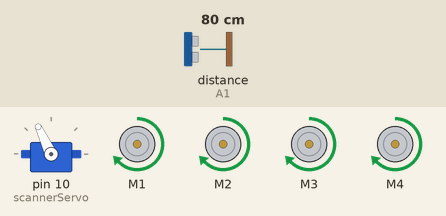
This sketch was run on a simulated Arduino Uno, built with avr-gcc and run on an emulated ATmega328P. Parts: servo, 4 × DC motor (green arrow = forward, orange = backward, longer = faster). The inputs (shaded band) are chosen by the test bench; at power-on: distance to the obstacle (sensor on A1) 80 cm. The echo pulse lasts 58.3 µs per cm.

Above: at 3.9 s.
4.0 s: distance to the obstacle (sensor on A1) set to 17 cm
5.5 s: distance to the obstacle (sensor on A1) set to 14 cm
At 7.1 s:
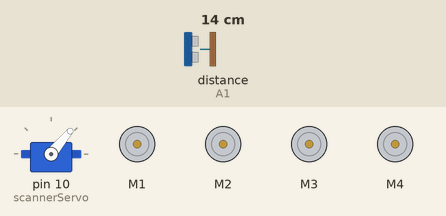
8.5 s: distance to the obstacle (sensor on A1) set to 18 cm
At 8.5 s:
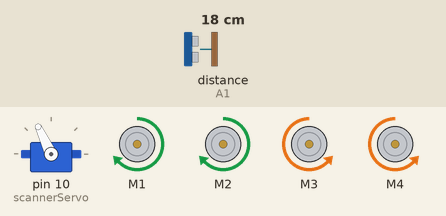
11.0 s: distance to the obstacle (sensor on A1) set to 2 cm
At 13.5 s:
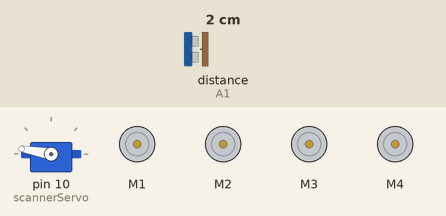
14.0 s: distance to the obstacle (sensor on A1) set to 35 cm
At 14.53 s:
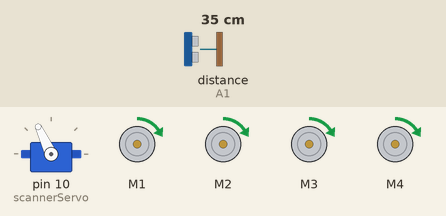
Timing chart, 0 to 17.0 s (numbered marks = the images above; inputs shaded):
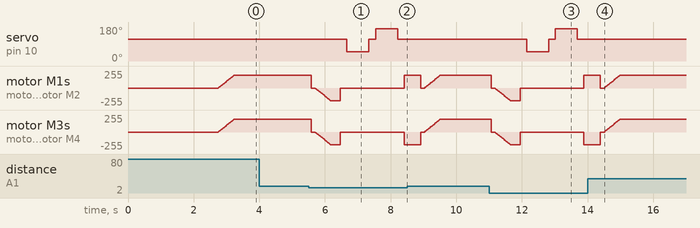

Measured:
- the behaviour switches between 16 and 15 cm on distance to the obstacle (sensor on A1) (found by bisection; images 0 and 1)
- after the input at 4.0 s, every drawn part: stays the same
- after the input at 5.5 s, servo on pin 10 (scannerServo): 115° → 50° after 1.2 s, → 115° 0.67 s later, → 170° 0.20 s later, → 115° 0.67 s later
- after the input at 8.5 s, servo on pin 10 (scannerServo): stays 115° (without the input it goes to 50° after 1.6 s)
- after the input at 11.0 s, servo on pin 10 (scannerServo): 115° → 50° after 1.1 s, → 115° 0.67 s later, → 170° 0.20 s later, → 115° 0.67 s later
- after the input at 14.0 s, servo on pin 10 (scannerServo): stays 115° (without the input it goes to 50° after 1.6 s)

The sketch:

Obstacle_Avoiding_Robot_Firmware.ino
```cpp
/******************************************************************************
 * Project      : Obstacle Avoiding Robot
 * Platform     : Arduino UNO
 * Author       : Ramasamy V
 * Year         : Prefinal Year Project
 *
 * Description:
 * ------------
 * This firmware controls a four-wheel obstacle avoiding robot using an
 * ultrasonic sensor mounted on a servo motor.
 *
 * Working Principle:
 * 1. Robot moves forward continuously.
 * 2. Measures distance using HC-SR04 ultrasonic sensor.
 * 3. If an obstacle is detected within 15 cm:
 *      - Stop
 *      - Move backward
 *      - Scan right
 *      - Scan left
 *      - Compare distances
 *      - Turn towards the direction with more free space
 *      - Continue moving forward
 *
 * Hardware Used:
 * --------------
 * Arduino UNO
 * L293D Motor Shield
 * HC-SR04 Ultrasonic Sensor
 * SG90 Servo Motor
 * 4 DC Geared Motors
 ******************************************************************************/

#include <AFMotor.h>
#include <NewPing.h>
#include <Servo.h>

/*===========================================================================
    Pin Configuration
===========================================================================*/
#define TRIG_PIN       A0
#define ECHO_PIN       A1

/*===========================================================================
    Robot Configuration
===========================================================================*/
#define MAX_DISTANCE   200      // Maximum ultrasonic sensing distance (cm)
#define MAX_SPEED      190      // Motor speed (0 - 255)

/*===========================================================================
    Hardware Objects
===========================================================================*/
NewPing sonar(TRIG_PIN, ECHO_PIN, MAX_DISTANCE);

AF_DCMotor motor1(1, MOTOR12_1KHZ);
AF_DCMotor motor2(2, MOTOR12_1KHZ);
AF_DCMotor motor3(3, MOTOR34_1KHZ);
AF_DCMotor motor4(4, MOTOR34_1KHZ);

Servo scannerServo;

/*===========================================================================
    Global Variables
===========================================================================*/
bool goesForward = false;

int distance = 100;
int speedSet = 0;

/*===========================================================================
    Function Prototypes
===========================================================================*/
int  readPing();
int  lookRight();
int  lookLeft();

void moveForward();
void moveBackward();
void moveStop();

void turnRight();
void turnLeft();

/*===========================================================================
    Setup
===========================================================================*/
void setup()
{
    scannerServo.attach(10);

    // Center the ultrasonic sensor
    scannerServo.write(115);

    delay(2000);

    // Initial distance readings for stable startup
    for (int i = 0; i < 4; i++)
    {
        distance = readPing();
        delay(100);
    }
}

/*===========================================================================
    Main Loop
===========================================================================*/
void loop()
{
    int distanceRight = 0;
    int distanceLeft  = 0;

    delay(40);

    // Obstacle detected
    if (distance <= 15)
    {
        moveStop();
        delay(100);

        moveBackward();
        delay(300);

        moveStop();
        delay(200);

        distanceRight = lookRight();
        delay(200);

        distanceLeft = lookLeft();
        delay(200);

        // Select the direction with greater free space
        if (distanceRight >= distanceLeft)
        {
            turnRight();
        }
        else
        {
            turnLeft();
        }

        moveStop();
    }
    else
    {
        moveForward();
    }

    // Update distance measurement
    distance = readPing();
}

/*===========================================================================
    Scan Right
===========================================================================*/
int lookRight()
{
    scannerServo.write(50);
    delay(500);

    int distance = readPing();

    delay(100);
    scannerServo.write(115);

    return distance;
}

/*===========================================================================
    Scan Left
===========================================================================*/
int lookLeft()
{
    scannerServo.write(170);
    delay(500);

    int distance = readPing();

    delay(100);
    scannerServo.write(115);

    return distance;
}

/*===========================================================================
    Read Ultrasonic Sensor
===========================================================================*/
int readPing()
{
    delay(70);

    int cm = sonar.ping_cm();

    // If no object is detected, assume maximum distance
    if (cm == 0)
    {
        cm = 250;
    }

    return cm;
}

/*===========================================================================
    Stop Robot
===========================================================================*/
void moveStop()
{
    motor1.run(RELEASE);
    motor2.run(RELEASE);
    motor3.run(RELEASE);
    motor4.run(RELEASE);
}

/*===========================================================================
    Move Forward
===========================================================================*/
void moveForward()
{
    if (!goesForward)
    {
        goesForward = true;

        motor1.run(FORWARD);
        motor2.run(FORWARD);
        motor3.run(FORWARD);
        motor4.run(FORWARD);

        // Gradually increase motor speed
        for (speedSet = 0; speedSet < MAX_SPEED; speedSet += 2)
        {
            motor1.setSpeed(speedSet);
            motor2.setSpeed(speedSet);
            motor3.setSpeed(speedSet);
            motor4.setSpeed(speedSet);

            delay(5);
        }
    }
}

/*===========================================================================
    Move Backward
===========================================================================*/
void moveBackward()
{
    goesForward = false;

    motor1.run(BACKWARD);
    motor2.run(BACKWARD);
    motor3.run(BACKWARD);
    motor4.run(BACKWARD);

    // Gradually increase reverse speed
    for (speedSet = 0; speedSet < MAX_SPEED; speedSet += 2)
    {
        motor1.setSpeed(speedSet);
        motor2.setSpeed(speedSet);
        motor3.setSpeed(speedSet);
        motor4.setSpeed(speedSet);

        delay(5);
    }
}

/*===========================================================================
    Turn Right
===========================================================================*/
void turnRight()
{
    motor1.run(FORWARD);
    motor2.run(FORWARD);
    motor3.run(BACKWARD);
    motor4.run(BACKWARD);

    delay(500);

    motor1.run(FORWARD);
    motor2.run(FORWARD);
    motor3.run(FORWARD);
    motor4.run(FORWARD);
}

/*===========================================================================
    Turn Left
===========================================================================*/
void turnLeft()
{
    motor1.run(BACKWARD);
    motor2.run(BACKWARD);
    motor3.run(FORWARD);
    motor4.run(FORWARD);

    delay(500);

    motor1.run(FORWARD);
    motor2.run(FORWARD);
    motor3.run(FORWARD);
    motor4.run(FORWARD);
}
```
